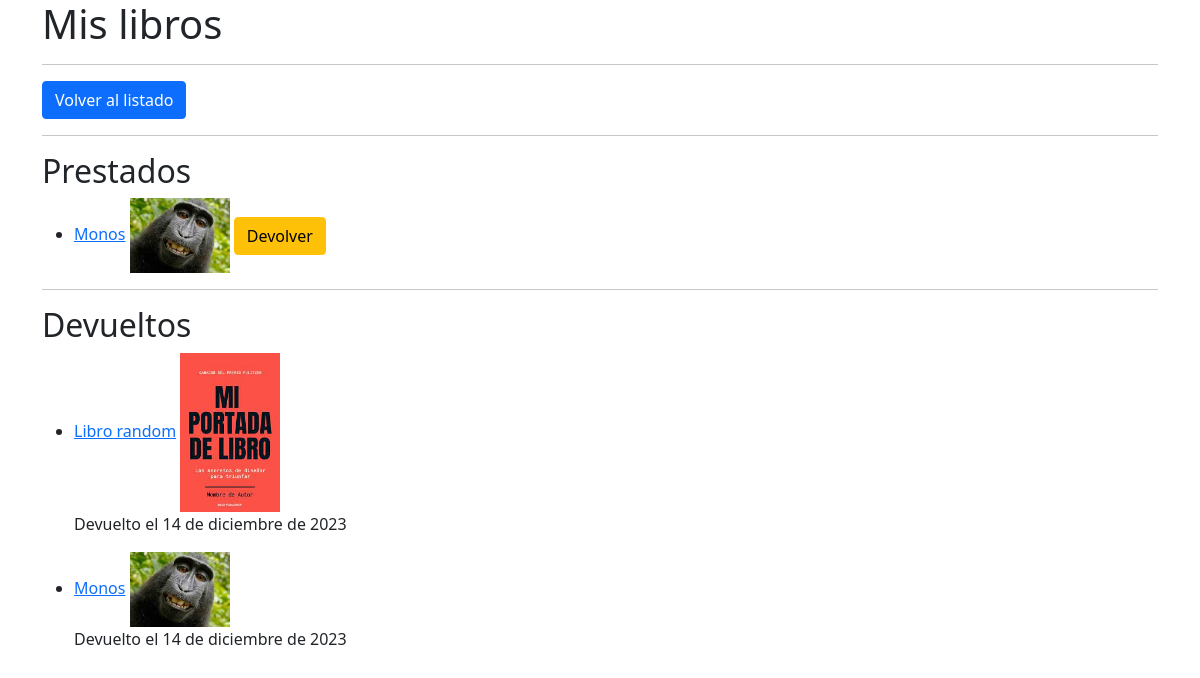
Before: /mislibros/ (signed in) with the older database file.
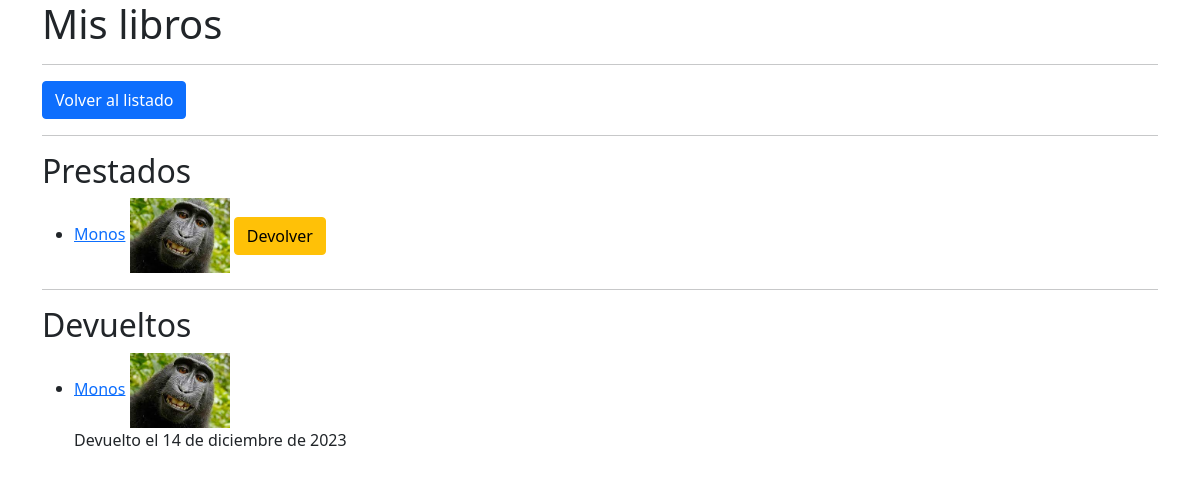
After: the same page with the newer database file.
### biblioteca/models.py (models this page shows, shortened)
class Prestamo(models.Model):
    libro = models.ForeignKey(Libro, on_delete=models.CASCADE)
    fecha_prestamo = models.DateField()
    fecha_devolucion = models.DateField(null=True, blank=True)
    usuario = models.ForeignKey(Usuario, on_delete=models.CASCADE)
    ESTADO = (
        ('P', 'Prestado'),
        ('D', 'Devuelto'),
    )
    estado = models.CharField(max_length=1, choices=ESTADO, default="P")

class Libro(models.Model):
    titulo = models.CharField(max_length=100)
    autores = models.ManyToManyField(Autor)
    editorial = models.ForeignKey(Editorial, on_delete=models.CASCADE)
    rating = models.PositiveIntegerField(validators=[MaxValueValidator(5)])
    fecha_publicacion = models.DateField()
    GENEROS = (
        ('Novela', 'Novela'),
        ('Cuento', 'Cuento'),
        ('Poesia', 'Poesia'),
        ('Teatro', 'Teatro'),
        ('Otros', 'Otros'),
    )
    genero = models.CharField(max_length=10, choices=GENEROS)
    isbn = models.IntegerField(max_length=13)
    resumen = models.TextField()
    portada = models.ImageField(upload_to='portadas/', null=True, blank=True) #Necesita Pillow
    DISPONIBILIDAD = (
        ('D', 'Disponible'),
        ('P', 'Prestado'),
        ('E', 'En proceso de prestamo'),
    )
    disponibilidad = models.CharField(max_length=1, choices=DISPONIBILIDAD)
    created_at = models.DateTimeField(auto_now_add=True)
    updated_at = models.DateTimeField(auto_now=True)

### biblioteca/views.py (the view)
# urls.py: path('mislibros/', MisLibroListView.as_view(), name='mislibros_list'),
class MisLibroListView(LoginRequiredMixin, ListView):
    model = Prestamo
    template_name = 'biblioteca/mislibros_list.html'
    def get_context_data(self, **kwargs: Any) -> dict[str, Any]:
        context = super().get_context_data(**kwargs)
        context['prestados'] = Prestamo.objects.filter(estado='P', usuario=self.request.user)
        context['devueltos'] = Prestamo.objects.filter(estado='D', usuario=self.request.user)
        return context

### biblioteca/templates/biblioteca/mislibros_list.html (shortened to what this page needs)
<!DOCTYPE html>
<html lang="es">
    <head>
        <link rel="stylesheet" href="https://stackpath.bootstrapcdn.com/bootstrap/5.0.0-alpha1/css/bootstrap.min.css">
    </head>
    <body>
        <div class="container">
            <div class="row">
                <div class="col">
                    <h1>Mis libros</h1>
                    <hr>
                    <a href="{% url 'libro_list' %}" class="btn btn-primary">Volver al listado</a>
                    <hr>
                    <h2>Prestados</h2>
                    <ul>
                    {% for prestado in prestados %}
                        <li>
                            <a href="{% url 'libro_detail' prestado.id %}">{{ prestado.libro.titulo }}</a>
                            <img src="{{ prestado.libro.portada.url }}" alt="{{ prestado.libro.titulo }}" width="100">
                            <a href="{% url 'return_book' prestado.id %}" class="btn btn-warning">Devolver</a>
                        </li>
                    {% endfor %}
                    </ul>
                    <hr>
                    <h2>Devueltos</h2>
                    <ul>
                    {% for devuelto in devueltos %}
                        <li>
                            <a href="{% url 'libro_detail' devuelto.libro.id %}">{{ devuelto.libro.titulo }}</a>
                            <img src="{{ devuelto.libro.portada.url }}" alt="{{ devuelto.libro.titulo }}" width="100">
                            <p>Devuelto el {{ devuelto.fecha_devolucion }}</p>
                        </li>
                    {% endfor %}
                    </ul>
                </div>
            </div>
        </div>
    </body>
</html>

Changed rows visible on the page:
removed Prestamo: libro.titulo "Libro random", libro.portada (picture), fecha_devolucion "14 de diciembre de 2023", shown under "Devueltos"
